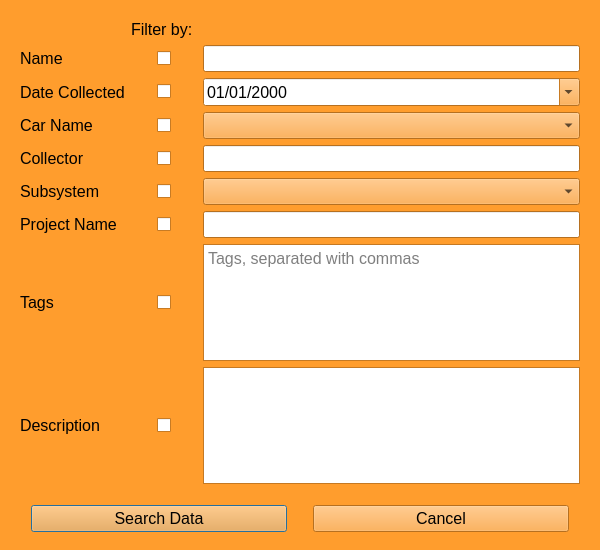
<?xml version="1.0" encoding="UTF-8"?>
<ui version="4.0">
 <class>FilterWindow</class>
 <widget class="QDialog" name="FilterWindow">
  <property name="geometry">
   <rect>
    <x>0</x>
    <y>0</y>
    <width>600</width>
    <height>550</height>
   </rect>
  </property>
  <property name="sizePolicy">
   <sizepolicy hsizetype="Preferred" vsizetype="Preferred">
    <horstretch>0</horstretch>
    <verstretch>0</verstretch>
   </sizepolicy>
  </property>
  <property name="minimumSize">
   <size>
    <width>500</width>
    <height>500</height>
   </size>
  </property>
  <property name="palette">
   <palette>
    <active>
     <colorrole role="WindowText">
      <brush brushstyle="SolidPattern">
       <color alpha="255">
        <red>0</red>
        <green>0</green>
        <blue>0</blue>
       </color>
      </brush>
     </colorrole>
     <colorrole role="Button">
      <brush brushstyle="SolidPattern">
       <color alpha="255">
        <red>255</red>
        <green>157</green>
        <blue>45</blue>
       </color>
      </brush>
     </colorrole>
     <colorrole role="Light">
      <brush brushstyle="SolidPattern">
       <color alpha="255">
        <red>255</red>
        <green>217</green>
        <blue>173</blue>
       </color>
      </brush>
     </colorrole>
     <colorrole role="Midlight">
      <brush brushstyle="SolidPattern">
       <color alpha="255">
        <red>255</red>
        <green>187</green>
        <blue>109</blue>
       </color>
      </brush>
     </colorrole>
     <colorrole role="Dark">
      <brush brushstyle="SolidPattern">
       <color alpha="255">
        <red>127</red>
        <green>78</green>
        <blue>22</blue>
       </color>
      </brush>
     </colorrole>
     <colorrole role="Mid">
      <brush brushstyle="SolidPattern">
       <color alpha="255">
        <red>170</red>
        <green>105</green>
        <blue>30</blue>
       </color>
      </brush>
     </colorrole>
     <colorrole role="Text">
      <brush brushstyle="SolidPattern">
       <color alpha="255">
        <red>0</red>
        <green>0</green>
        <blue>0</blue>
       </color>
      </brush>
     </colorrole>
     <colorrole role="BrightText">
      <brush brushstyle="SolidPattern">
       <color alpha="255">
        <red>255</red>
        <green>255</green>
        <blue>255</blue>
       </color>
      </brush>
     </colorrole>
     <colorrole role="ButtonText">
      <brush brushstyle="SolidPattern">
       <color alpha="255">
        <red>0</red>
        <green>0</green>
        <blue>0</blue>
       </color>
      </brush>
     </colorrole>
     <colorrole role="Base">
      <brush brushstyle="SolidPattern">
       <color alpha="255">
        <red>255</red>
        <green>255</green>
        <blue>255</blue>
       </color>
      </brush>
     </colorrole>
     <colorrole role="Window">
      <brush brushstyle="SolidPattern">
       <color alpha="255">
        <red>255</red>
        <green>157</green>
        <blue>45</blue>
       </color>
      </brush>
     </colorrole>
     <colorrole role="Shadow">
      <brush brushstyle="SolidPattern">
       <color alpha="255">
        <red>0</red>
        <green>0</green>
        <blue>0</blue>
       </color>
      </brush>
     </colorrole>
     <colorrole role="AlternateBase">
      <brush brushstyle="SolidPattern">
       <color alpha="255">
        <red>255</red>
        <green>206</green>
        <blue>150</blue>
       </color>
      </brush>
     </colorrole>
     <colorrole role="ToolTipBase">
      <brush brushstyle="SolidPattern">
       <color alpha="255">
        <red>255</red>
        <green>255</green>
        <blue>220</blue>
       </color>
      </brush>
     </colorrole>
     <colorrole role="ToolTipText">
      <brush brushstyle="SolidPattern">
       <color alpha="255">
        <red>0</red>
        <green>0</green>
        <blue>0</blue>
       </color>
      </brush>
     </colorrole>
    </active>
    <inactive>
     <colorrole role="WindowText">
      <brush brushstyle="SolidPattern">
       <color alpha="255">
        <red>0</red>
        <green>0</green>
        <blue>0</blue>
       </color>
      </brush>
     </colorrole>
     <colorrole role="Button">
      <brush brushstyle="SolidPattern">
       <color alpha="255">
        <red>255</red>
        <green>157</green>
        <blue>45</blue>
       </color>
      </brush>
     </colorrole>
     <colorrole role="Light">
      <brush brushstyle="SolidPattern">
       <color alpha="255">
        <red>255</red>
        <green>217</green>
        <blue>173</blue>
       </color>
      </brush>
     </colorrole>
     <colorrole role="Midlight">
      <brush brushstyle="SolidPattern">
       <color alpha="255">
        <red>255</red>
        <green>187</green>
        <blue>109</blue>
       </color>
      </brush>
     </colorrole>
     <colorrole role="Dark">
      <brush brushstyle="SolidPattern">
       <color alpha="255">
        <red>127</red>
        <green>78</green>
        <blue>22</blue>
       </color>
      </brush>
     </colorrole>
     <colorrole role="Mid">
      <brush brushstyle="SolidPattern">
       <color alpha="255">
        <red>170</red>
        <green>105</green>
        <blue>30</blue>
       </color>
      </brush>
     </colorrole>
     <colorrole role="Text">
      <brush brushstyle="SolidPattern">
       <color alpha="255">
        <red>0</red>
        <green>0</green>
        <blue>0</blue>
       </color>
      </brush>
     </colorrole>
     <colorrole role="BrightText">
      <brush brushstyle="SolidPattern">
       <color alpha="255">
        <red>255</red>
        <green>255</green>
        <blue>255</blue>
       </color>
      </brush>
     </colorrole>
     <colorrole role="ButtonText">
      <brush brushstyle="SolidPattern">
       <color alpha="255">
        <red>0</red>
        <green>0</green>
        <blue>0</blue>
       </color>
      </brush>
     </colorrole>
     <colorrole role="Base">
      <brush brushstyle="SolidPattern">
       <color alpha="255">
        <red>255</red>
        <green>255</green>
        <blue>255</blue>
       </color>
      </brush>
     </colorrole>
     <colorrole role="Window">
      <brush brushstyle="SolidPattern">
       <color alpha="255">
        <red>255</red>
        <green>157</green>
        <blue>45</blue>
       </color>
      </brush>
     </colorrole>
     <colorrole role="Shadow">
      <brush brushstyle="SolidPattern">
       <color alpha="255">
        <red>0</red>
        <green>0</green>
        <blue>0</blue>
       </color>
      </brush>
     </colorrole>
     <colorrole role="AlternateBase">
      <brush brushstyle="SolidPattern">
       <color alpha="255">
        <red>255</red>
        <green>206</green>
        <blue>150</blue>
       </color>
      </brush>
     </colorrole>
     <colorrole role="ToolTipBase">
      <brush brushstyle="SolidPattern">
       <color alpha="255">
        <red>255</red>
        <green>255</green>
        <blue>220</blue>
       </color>
      </brush>
     </colorrole>
     <colorrole role="ToolTipText">
      <brush brushstyle="SolidPattern">
       <color alpha="255">
        <red>0</red>
        <green>0</green>
        <blue>0</blue>
       </color>
      </brush>
     </colorrole>
    </inactive>
    <disabled>
     <colorrole role="WindowText">
      <brush brushstyle="SolidPattern">
       <color alpha="255">
        <red>127</red>
        <green>78</green>
        <blue>22</blue>
       </color>
      </brush>
     </colorrole>
     <colorrole role="Button">
      <brush brushstyle="SolidPattern">
       <color alpha="255">
        <red>255</red>
        <green>157</green>
        <blue>45</blue>
       </color>
      </brush>
     </colorrole>
     <colorrole role="Light">
      <brush brushstyle="SolidPattern">
       <color alpha="255">
        <red>255</red>
        <green>217</green>
        <blue>173</blue>
       </color>
      </brush>
     </colorrole>
     <colorrole role="Midlight">
      <brush brushstyle="SolidPattern">
       <color alpha="255">
        <red>255</red>
        <green>187</green>
        <blue>109</blue>
       </color>
      </brush>
     </colorrole>
     <colorrole role="Dark">
      <brush brushstyle="SolidPattern">
       <color alpha="255">
        <red>127</red>
        <green>78</green>
        <blue>22</blue>
       </color>
      </brush>
     </colorrole>
     <colorrole role="Mid">
      <brush brushstyle="SolidPattern">
       <color alpha="255">
        <red>170</red>
        <green>105</green>
        <blue>30</blue>
       </color>
      </brush>
     </colorrole>
     <colorrole role="Text">
      <brush brushstyle="SolidPattern">
       <color alpha="255">
        <red>127</red>
        <green>78</green>
        <blue>22</blue>
       </color>
      </brush>
     </colorrole>
     <colorrole role="BrightText">
      <brush brushstyle="SolidPattern">
       <color alpha="255">
        <red>255</red>
        <green>255</green>
        <blue>255</blue>
       </color>
      </brush>
     </colorrole>
     <colorrole role="ButtonText">
      <brush brushstyle="SolidPattern">
       <color alpha="255">
        <red>127</red>
        <green>78</green>
        <blue>22</blue>
       </color>
      </brush>
     </colorrole>
     <colorrole role="Base">
      <brush brushstyle="SolidPattern">
       <color alpha="255">
        <red>255</red>
        <green>157</green>
        <blue>45</blue>
       </color>
      </brush>
     </colorrole>
     <colorrole role="Window">
      <brush brushstyle="SolidPattern">
       <color alpha="255">
        <red>255</red>
        <green>157</green>
        <blue>45</blue>
       </color>
      </brush>
     </colorrole>
     <colorrole role="Shadow">
      <brush brushstyle="SolidPattern">
       <color alpha="255">
        <red>0</red>
        <green>0</green>
        <blue>0</blue>
       </color>
      </brush>
     </colorrole>
     <colorrole role="AlternateBase">
      <brush brushstyle="SolidPattern">
       <color alpha="255">
        <red>255</red>
        <green>157</green>
        <blue>45</blue>
       </color>
      </brush>
     </colorrole>
     <colorrole role="ToolTipBase">
      <brush brushstyle="SolidPattern">
       <color alpha="255">
        <red>255</red>
        <green>255</green>
        <blue>220</blue>
       </color>
      </brush>
     </colorrole>
     <colorrole role="ToolTipText">
      <brush brushstyle="SolidPattern">
       <color alpha="255">
        <red>0</red>
        <green>0</green>
        <blue>0</blue>
       </color>
      </brush>
     </colorrole>
    </disabled>
   </palette>
  </property>
  <property name="font">
   <font>
    <family>Arial</family>
    <pointsize>12</pointsize>
   </font>
  </property>
  <property name="windowTitle">
   <string>RIT Baja Database</string>
  </property>
  <property name="windowIcon">
   <iconset>
    <normaloff>../../../../../Pictures/Misc/car logo.jpg</normaloff>../../../../../Pictures/Misc/car logo.jpg</iconset>
  </property>
  <layout class="QGridLayout" name="gridLayout">
   <item row="3" column="0">
    <layout class="QHBoxLayout" name="horizontalLayout">
     <property name="spacing">
      <number>6</number>
     </property>
     <property name="sizeConstraint">
      <enum>QLayout::SetDefaultConstraint</enum>
     </property>
     <item>
      <spacer name="verticalSpacer_2">
       <property name="orientation">
        <enum>Qt::Vertical</enum>
       </property>
       <property name="sizeType">
        <enum>QSizePolicy::Fixed</enum>
       </property>
       <property name="sizeHint" stdset="0">
        <size>
         <width>20</width>
         <height>40</height>
        </size>
       </property>
      </spacer>
     </item>
     <item>
      <widget class="QPushButton" name="searchBtn">
       <property name="text">
        <string>Search Data</string>
       </property>
      </widget>
     </item>
     <item>
      <spacer name="verticalSpacer">
       <property name="orientation">
        <enum>Qt::Vertical</enum>
       </property>
       <property name="sizeType">
        <enum>QSizePolicy::Fixed</enum>
       </property>
       <property name="sizeHint" stdset="0">
        <size>
         <width>20</width>
         <height>40</height>
        </size>
       </property>
      </spacer>
     </item>
     <item>
      <widget class="QPushButton" name="cancelBtn">
       <property name="text">
        <string>Cancel</string>
       </property>
      </widget>
     </item>
     <item>
      <spacer name="verticalSpacer_4">
       <property name="orientation">
        <enum>Qt::Vertical</enum>
       </property>
       <property name="sizeType">
        <enum>QSizePolicy::Fixed</enum>
       </property>
       <property name="sizeHint" stdset="0">
        <size>
         <width>20</width>
         <height>40</height>
        </size>
       </property>
      </spacer>
     </item>
    </layout>
   </item>
   <item row="1" column="0" rowspan="2">
    <widget class="QScrollArea" name="scrollArea">
     <property name="minimumSize">
      <size>
       <width>0</width>
       <height>0</height>
      </size>
     </property>
     <property name="layoutDirection">
      <enum>Qt::LeftToRight</enum>
     </property>
     <property name="frameShape">
      <enum>QFrame::NoFrame</enum>
     </property>
     <property name="frameShadow">
      <enum>QFrame::Plain</enum>
     </property>
     <property name="lineWidth">
      <number>0</number>
     </property>
     <property name="verticalScrollBarPolicy">
      <enum>Qt::ScrollBarAsNeeded</enum>
     </property>
     <property name="horizontalScrollBarPolicy">
      <enum>Qt::ScrollBarAlwaysOff</enum>
     </property>
     <property name="sizeAdjustPolicy">
      <enum>QAbstractScrollArea::AdjustIgnored</enum>
     </property>
     <property name="widgetResizable">
      <bool>true</bool>
     </property>
     <widget class="QWidget" name="scrollAreaWidgetContents">
      <property name="geometry">
       <rect>
        <x>0</x>
        <y>0</y>
        <width>582</width>
        <height>484</height>
       </rect>
      </property>
      <layout class="QGridLayout" name="gridLayout_2">
       <item row="2" column="2">
        <widget class="QCheckBox" name="dateCheck">
         <property name="text">
          <string/>
         </property>
         <property name="checked">
          <bool>false</bool>
         </property>
        </widget>
       </item>
       <item row="7" column="0">
        <widget class="QLabel" name="tagLbl">
         <property name="toolTip">
          <string>Tags for data, separate with commas</string>
         </property>
         <property name="text">
          <string>Tags</string>
         </property>
         <property name="buddy">
          <cstring>tagEdit</cstring>
         </property>
        </widget>
       </item>
       <item row="6" column="0">
        <widget class="QLabel" name="projectLbl">
         <property name="toolTip">
          <string>What project is this for?</string>
         </property>
         <property name="text">
          <string>Project Name</string>
         </property>
         <property name="buddy">
          <cstring>projectEdit</cstring>
         </property>
        </widget>
       </item>
       <item row="4" column="0">
        <widget class="QLabel" name="collectorLbl">
         <property name="toolTip">
          <string>Who Collected the data?</string>
         </property>
         <property name="text">
          <string>Collector</string>
         </property>
         <property name="buddy">
          <cstring>collectorEdit</cstring>
         </property>
        </widget>
       </item>
       <item row="5" column="0">
        <widget class="QLabel" name="subsystemLbl">
         <property name="toolTip">
          <string>What team subgroup is this for?</string>
         </property>
         <property name="text">
          <string>Subsystem</string>
         </property>
         <property name="buddy">
          <cstring>subsystemDrop</cstring>
         </property>
        </widget>
       </item>
       <item row="8" column="0">
        <widget class="QLabel" name="descriptionLbl">
         <property name="toolTip">
          <string>What is this data?</string>
         </property>
         <property name="text">
          <string>Description</string>
         </property>
         <property name="buddy">
          <cstring>descriptionEdit</cstring>
         </property>
        </widget>
       </item>
       <item row="3" column="0">
        <widget class="QLabel" name="carLbl">
         <property name="toolTip">
          <string>What car was this data collected with/for?</string>
         </property>
         <property name="text">
          <string>Car Name</string>
         </property>
         <property name="buddy">
          <cstring>carDrop</cstring>
         </property>
        </widget>
       </item>
       <item row="2" column="0">
        <widget class="QLabel" name="dateLbl">
         <property name="toolTip">
          <string>When was this data collected?</string>
         </property>
         <property name="text">
          <string>Date Collected</string>
         </property>
         <property name="buddy">
          <cstring>dateSelect</cstring>
         </property>
        </widget>
       </item>
       <item row="1" column="0">
        <widget class="QLabel" name="nameLbl">
         <property name="toolTip">
          <string>Name for the data</string>
         </property>
         <property name="text">
          <string>Name</string>
         </property>
         <property name="buddy">
          <cstring>nameEdit</cstring>
         </property>
        </widget>
       </item>
       <item row="6" column="2">
        <widget class="QCheckBox" name="projectCheck">
         <property name="text">
          <string/>
         </property>
        </widget>
       </item>
       <item row="5" column="2">
        <widget class="QCheckBox" name="subsystemCheck">
         <property name="text">
          <string/>
         </property>
        </widget>
       </item>
       <item row="1" column="2">
        <widget class="QCheckBox" name="nameCheck">
         <property name="minimumSize">
          <size>
           <width>0</width>
           <height>0</height>
          </size>
         </property>
         <property name="font">
          <font>
           <pointsize>12</pointsize>
          </font>
         </property>
         <property name="text">
          <string/>
         </property>
         <property name="iconSize">
          <size>
           <width>18</width>
           <height>18</height>
          </size>
         </property>
        </widget>
       </item>
       <item row="7" column="2">
        <widget class="QCheckBox" name="tagCheck">
         <property name="text">
          <string/>
         </property>
        </widget>
       </item>
       <item row="1" column="1" rowspan="8">
        <spacer name="verticalSpacer_3">
         <property name="orientation">
          <enum>Qt::Vertical</enum>
         </property>
         <property name="sizeHint" stdset="0">
          <size>
           <width>20</width>
           <height>40</height>
          </size>
         </property>
        </spacer>
       </item>
       <item row="3" column="2">
        <widget class="QCheckBox" name="carCheck">
         <property name="text">
          <string/>
         </property>
        </widget>
       </item>
       <item row="4" column="2">
        <widget class="QCheckBox" name="collectorCheck">
         <property name="text">
          <string/>
         </property>
        </widget>
       </item>
       <item row="8" column="2">
        <widget class="QCheckBox" name="descCheck">
         <property name="text">
          <string/>
         </property>
        </widget>
       </item>
       <item row="1" column="3" rowspan="8">
        <spacer name="verticalSpacer_5">
         <property name="orientation">
          <enum>Qt::Vertical</enum>
         </property>
         <property name="sizeHint" stdset="0">
          <size>
           <width>20</width>
           <height>40</height>
          </size>
         </property>
        </spacer>
       </item>
       <item row="0" column="1" colspan="3">
        <widget class="QLabel" name="enableLbl">
         <property name="text">
          <string>Filter by:</string>
         </property>
        </widget>
       </item>
       <item row="2" column="4">
        <widget class="QDateEdit" name="dateSelect">
         <property name="displayFormat">
          <string>MM/dd/yyyy</string>
         </property>
         <property name="calendarPopup">
          <bool>true</bool>
         </property>
        </widget>
       </item>
       <item row="1" column="4">
        <widget class="QLineEdit" name="nameEdit">
         <property name="sizePolicy">
          <sizepolicy hsizetype="Expanding" vsizetype="Fixed">
           <horstretch>0</horstretch>
           <verstretch>0</verstretch>
          </sizepolicy>
         </property>
         <property name="minimumSize">
          <size>
           <width>0</width>
           <height>0</height>
          </size>
         </property>
        </widget>
       </item>
       <item row="3" column="4">
        <widget class="QComboBox" name="carDrop">
         <property name="editable">
          <bool>false</bool>
         </property>
        </widget>
       </item>
       <item row="4" column="4">
        <widget class="QLineEdit" name="collectorEdit"/>
       </item>
       <item row="5" column="4">
        <widget class="QComboBox" name="subsystemDrop"/>
       </item>
       <item row="6" column="4">
        <widget class="QLineEdit" name="projectEdit"/>
       </item>
       <item row="7" column="4">
        <widget class="QPlainTextEdit" name="tagEdit">
         <property name="tabChangesFocus">
          <bool>true</bool>
         </property>
         <property name="placeholderText">
          <string>Tags, separated with commas</string>
         </property>
        </widget>
       </item>
       <item row="8" column="4">
        <widget class="QPlainTextEdit" name="descriptionEdit">
         <property name="tabChangesFocus">
          <bool>true</bool>
         </property>
         <property name="readOnly">
          <bool>false</bool>
         </property>
        </widget>
       </item>
      </layout>
     </widget>
    </widget>
   </item>
  </layout>
 </widget>
 <tabstops>
  <tabstop>nameEdit</tabstop>
  <tabstop>dateSelect</tabstop>
  <tabstop>carDrop</tabstop>
  <tabstop>collectorEdit</tabstop>
  <tabstop>subsystemDrop</tabstop>
  <tabstop>projectEdit</tabstop>
  <tabstop>tagEdit</tabstop>
  <tabstop>descriptionEdit</tabstop>
  <tabstop>searchBtn</tabstop>
  <tabstop>cancelBtn</tabstop>
  <tabstop>scrollArea</tabstop>
 </tabstops>
 <resources/>
 <connections/>
</ui>
